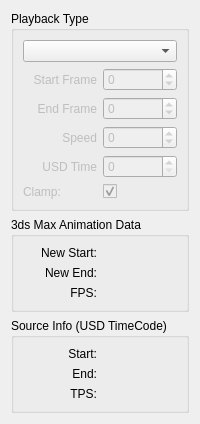
<?xml version="1.0" encoding="UTF-8"?>
<ui version="4.0">
 <class>UsdStageNodeAnimationRollup</class>
 <widget class="QWidget" name="UsdStageNodeAnimationRollup">
  <property name="windowTitle">
   <string>Animation</string>
  </property>
  <layout class="QVBoxLayout" name="verticalLayout">
   <item>
    <widget class="QGroupBox" name="PlaybackTypeGroupBox">
     <property name="toolTip">
      <string>Use Playback Type settings to configure the animation of your USD stage. 
You can specify an original range, a custom range, a custom start 
speed, or specific USD timeCode.</string>
     </property>
     <property name="title">
      <string>Playback Type</string>
     </property>
     <property name="flat">
      <bool>true</bool>
     </property>
     <layout class="QGridLayout" name="gridLayout_1">
      <item row="0" column="0" colspan="2">
       <widget class="QComboBox" name="AnimationMode">
        <property name="sizePolicy">
         <sizepolicy hsizetype="Ignored" vsizetype="Fixed">
          <horstretch>0</horstretch>
          <verstretch>0</verstretch>
         </sizepolicy>
        </property>
       </widget>
      </item>
      <item row="1" column="0">
       <widget class="QLabel" name="StartFrameLabel">
        <property name="enabled">
         <bool>false</bool>
        </property>
        <property name="text">
         <string>Start Frame</string>
        </property>
        <property name="alignment">
         <set>Qt::AlignRight|Qt::AlignTrailing|Qt::AlignVCenter</set>
        </property>
       </widget>
      </item>
      <item row="1" column="1">
       <widget class="MaxSDK::QmaxDoubleSpinBox" name="CustomAnimationStartFrame">
        <property name="enabled">
         <bool>false</bool>
        </property>
        <property name="minimum">
         <number>-9999999</number>
        </property>
        <property name="maximum">
         <number>9999999</number>
        </property>
       </widget>
      </item>
      <item row="2" column="0">
       <widget class="QLabel" name="EndFrameLabel">
        <property name="enabled">
         <bool>false</bool>
        </property>
        <property name="text">
         <string>End Frame</string>
        </property>
        <property name="alignment">
         <set>Qt::AlignRight|Qt::AlignTrailing|Qt::AlignVCenter</set>
        </property>
       </widget>
      </item>
      <item row="2" column="1">
       <widget class="MaxSDK::QmaxDoubleSpinBox" name="CustomAnimationEndFrame">
        <property name="enabled">
         <bool>false</bool>
        </property>
        <property name="minimum">
         <number>-9999999</number>
        </property>
        <property name="maximum">
         <number>9999999</number>
        </property>
       </widget>
      </item>
      <item row="3" column="0">
       <widget class="QLabel" name="SpeedLabel">
        <property name="enabled">
         <bool>false</bool>
        </property>
        <property name="text">
         <string>Speed</string>
        </property>
        <property name="alignment">
         <set>Qt::AlignRight|Qt::AlignTrailing|Qt::AlignVCenter</set>
        </property>
       </widget>
      </item>
      <item row="3" column="1">
       <widget class="MaxSDK::QmaxDoubleSpinBox" name="CustomAnimationSpeed">
        <property name="enabled">
         <bool>false</bool>
        </property>
        <property name="minimum">
         <number>-9999999</number>
        </property>
        <property name="maximum">
         <number>9999999</number>
        </property>
       </widget>
      </item>
      <item row="4" column="0">
       <widget class="QLabel" name="UsdTimecodeLabel">
        <property name="enabled">
         <bool>false</bool>
        </property>
        <property name="text">
         <string>USD Time</string>
        </property>
        <property name="alignment">
         <set>Qt::AlignRight|Qt::AlignTrailing|Qt::AlignVCenter</set>
        </property>
       </widget>
      </item>
      <item row="4" column="1">
       <widget class="MaxSDK::QmaxDoubleSpinBox" name="CustomAnimationPlaybackTimecode">
        <property name="enabled">
         <bool>false</bool>
        </property>
        <property name="minimum">
         <number>0</number>
        </property>
        <property name="maximum">
         <number>9999999</number>
        </property>
       </widget>
      </item>
      <item row="5" column="0">
       <widget class="QLabel" name="ClampFramesLabel">
        <property name="enabled">
         <bool>false</bool>
        </property>
        <property name="visible">
         <bool>false</bool>
        </property>
        <property name="text">
         <string>Clamp:</string>
        </property>
       </widget>
      </item>
      <item row="5" column="1">
       <widget class="QCheckBox" name="ClampFrames">
        <property name="enabled">
         <bool>false</bool>
        </property>
        <property name="visible">
         <bool>false</bool>
        </property>
        <property name="checked">
         <bool>true</bool>
        </property>
       </widget>
      </item>
     </layout>
    </widget>
   </item>
   <item>
    <widget class="QGroupBox" name="MaxAnimationDataGroupBox">
     <property name="toolTip">
      <string>3ds Max Animation Data displays the result of converting the animation to 3ds Max data, 
matching the frames per second set in your 3ds Max scene, and applying playback settings.</string>
     </property>
     <property name="title">
      <string>3ds Max Animation Data</string>
     </property>
     <property name="flat">
      <bool>true</bool>
     </property>
     <layout class="QGridLayout" name="gridLayout_2">
      <item row="0" column="0">
       <widget class="QLabel" name="MaxStartFrameLabel">
        <property name="text">
         <string>New Start:</string>
        </property>
        <property name="alignment">
         <set>Qt::AlignRight|Qt::AlignTrailing|Qt::AlignVCenter</set>
        </property>
       </widget>
      </item>
      <item row="0" column="1">
       <widget class="QLabel" name="MaxAnimationStartFrame"/>
      </item>
      <item row="1" column="0">
       <widget class="QLabel" name="MaxEndFrameLabel">
        <property name="text">
         <string>New End:</string>
        </property>
        <property name="alignment">
         <set>Qt::AlignRight|Qt::AlignTrailing|Qt::AlignVCenter</set>
        </property>
       </widget>
      </item>
      <item row="1" column="1">
       <widget class="QLabel" name="MaxAnimationEndFrame"/>
      </item>
      <item row="2" column="0">
       <widget class="QLabel" name="MaxFPSLabel">
        <property name="text">
         <string>FPS:</string>
        </property>
        <property name="alignment">
         <set>Qt::AlignRight|Qt::AlignTrailing|Qt::AlignVCenter</set>
        </property>
       </widget>
      </item>
      <item row="2" column="1">
       <widget class="QLabel" name="MaxAnimationFPS"/>
      </item>
     </layout>
    </widget>
   </item>
   <item>
    <widget class="QGroupBox" name="SourceAnimationDataGroupBox">
     <property name="toolTip">
      <string>Source Info displays the animation timeCode information found in
your USD animation (Start, End, and TimeCodes Per Second).</string>
     </property>
     <property name="title">
      <string>Source Info (USD TimeCode)</string>
     </property>
     <property name="flat">
      <bool>true</bool>
     </property>
     <layout class="QGridLayout" name="gridLayout_3">
      <item row="0" column="0">
       <widget class="QLabel" name="USDStartTimeCodeLabel">
        <property name="text">
         <string>Start:</string>
        </property>
        <property name="alignment">
         <set>Qt::AlignRight|Qt::AlignTrailing|Qt::AlignVCenter</set>
        </property>
       </widget>
      </item>
      <item row="0" column="1">
       <widget class="QLabel" name="SourceAnimationStartTimeCode"/>
      </item>
      <item row="1" column="0">
       <widget class="QLabel" name="USDEndTimeCodeLabel">
        <property name="text">
         <string>End:</string>
        </property>
        <property name="alignment">
         <set>Qt::AlignRight|Qt::AlignTrailing|Qt::AlignVCenter</set>
        </property>
       </widget>
      </item>
      <item row="1" column="1">
       <widget class="QLabel" name="SourceAnimationEndTimeCode"/>
      </item>
      <item row="2" column="0">
       <widget class="QLabel" name="SourceTPSLabel">
        <property name="text">
         <string>TPS:</string>
        </property>
        <property name="alignment">
         <set>Qt::AlignRight|Qt::AlignTrailing|Qt::AlignVCenter</set>
        </property>
       </widget>
      </item>
      <item row="2" column="1">
       <widget class="QLabel" name="SourceAnimationTPS"/>
      </item>
     </layout>
    </widget>
   </item>
  </layout>
 </widget>
 <customwidgets>
  <customwidget>
   <class>MaxSDK::QmaxDoubleSpinBox</class>
   <extends>QSpinBox</extends>
   <header location="global">Qt/QmaxSpinBox.h</header>
  </customwidget>
 </customwidgets>
 <resources/>
 <connections/>
</ui>
